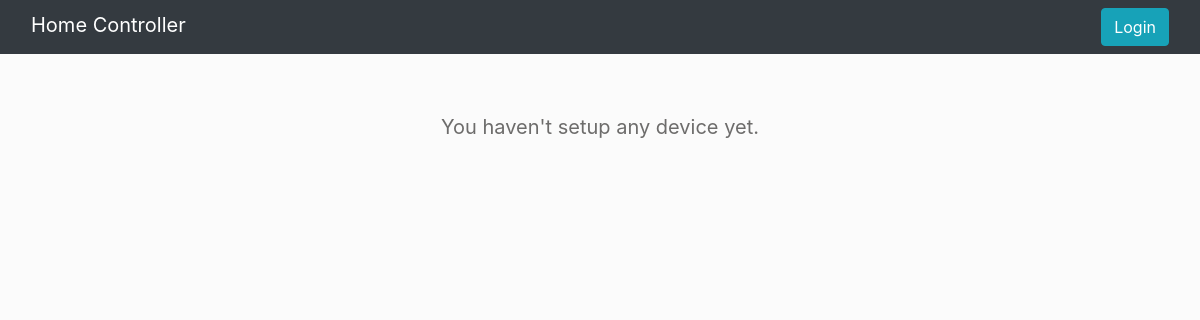
The app's page /, older data.
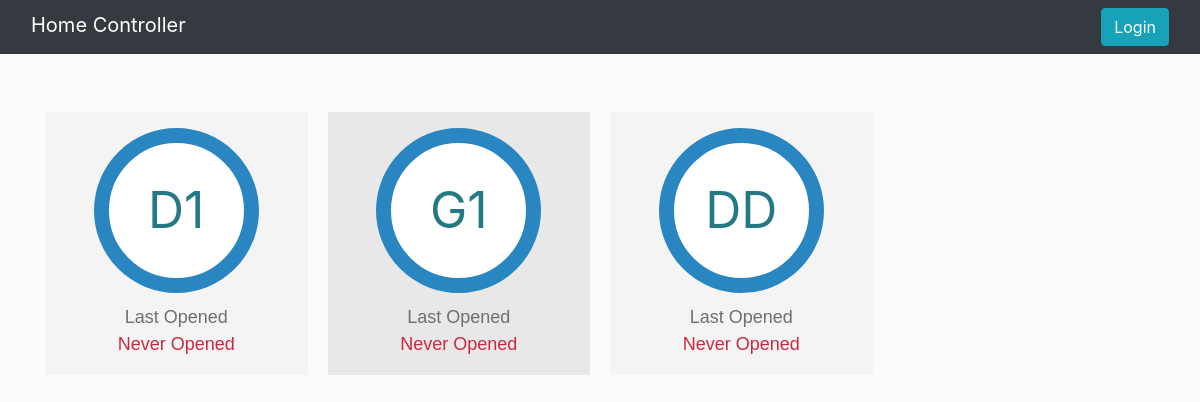
The same page, newer data.
### devices/models.py (models this page shows, shortened)
class Devices(models.Model):
    class Meta: # a class to fix plural name that shows in the admin site
        verbose_name_plural = 'Devices'
    typeChoices = (
        ('s', 'sensor'),
        ('r', 'relay'),
        )
    name = models.CharField(max_length=50)
    display_name = models.CharField(max_length=2, unique=True)
    type = models.CharField(max_length=1, choices=typeChoices)
    lastTime = models.DateTimeField(null=True, default=None)
    pin = models.CharField(max_length=2, unique=True, validators=[RegexValidator(r'^\d{1,10}$')])
    pinTime = models.CharField(max_length = 1, validators=[RegexValidator(r'^\d{1,10}$')])

### IoT_Server/views.py (the view)
# urls.py: path('', views.index, name='home'),
def index(request):
    devices = Devices.objects.all()
    utc = pytz.UTC
    today = datetime.datetime.now().replace(hour=0, minute=0,
                                            second=0, microsecond=0)
    today = utc.localize(today)
    yesterday = today - datetime.timedelta(days=1)
    return render(request, 'index.html', {'devices': devices, 'today': today, 'yesterday': yesterday})

### templates/index.html (shortened to what this page needs)
{% extends 'base_layout.html' %}
{% block main-content %}
	{% if devices.count == 0 %}
		<div class="col-12">
			<p class="noDevices">You haven't setup any device yet.</p>
		</div>
	{% else %}
		{% for device in devices %}
		<article class="col-6 col-md-4 col-xl-3">
          <div class="square">
            <div class="fullcontent">
              <div class="row w-75 h-100 mx-auto">
                <div class="col-sm-12 h-75 p-3">
                  <div id="device1" class="circlebtn" onclick="openDoor('{{ device.id }}', '{{ device.name }}')">
                    <div class="row align-items-center h-100">
                      <div class="activityNumber my-auto">{{ device.display_name }}</div>
                    </div>
                  </div>
                </div>
                <div class="deviceActivityContainer col-sm-12 h-25">
                  <div class="deviceActivity">
                    <span class="activityLabel">Last Opened </span>
                    <span class="activityTime">
                    	{% if device.lastTime == None %}
                    		Never Opened
                    	{% endif %}
                    </span>
                  </div>
                </div>
              </div>
            </div>
          </div>
        </article>
	{% endfor %}
	{% endif %}
{% endblock %}

### templates/base_layout.html (shortened to what this page needs)
{% load static from staticfiles %}
<!DOCTYPE html>
<html lang="en" dir="ltr">
  <head>
    <link rel="stylesheet" href="https://maxcdn.bootstrapcdn.com/bootstrap/4.0.0/css/bootstrap.min.css">
    <link rel="stylesheet" href="{% static 'css/styles.css' %}">
  </head>
  <body>
    <header id="navbar" class="navbar navbar-expand-md navbar-dark bg-dark mb-5">
      <div class="container-fluid">
        <a class="navbar-brand pt-0" href="{% url 'home' %}">Home Controller</a>
        <ul class="navbar-nav ml-auto">
          <li class="nav-item"><button type="button" class="btn btn-info" onclick="">Login</button></li>
        </ul>
      </div>
    </header>
    <div class="container">
      <div class="row small-gutters">
        {% block main-content %}
        {% endblock %}
      </div>
    </div>
  </body>
</html>

### assets/css/styles.css (style rules this page uses)
html { font-family: sans-serif; background-color: #fbfbfb; }
body { background-color: #fbfbfb; }
.row.small-gutters { margin-right: -10px; margin-left: -10px; }
.row.small-gutters > [class^="col-"], .row.small-gutters > [class*=" col-"] { padding-right: 10px; padding-left: 10px; padding-top: 10px; padding-bottom: 10px; }
.row.small-gutters > [class^="col-"]:nth-child(odd) .square, .row.small-gutters > [class*=" col-"]:nth-child(odd) .square { background-color: #f4f4f4; }
.row.small-gutters > [class^="col-"]:nth-child(even) .square, .row.small-gutters > [class*=" col-"]:nth-child(even) .square { background-color: #e8e8e8; }
.square { box-sizing: border-box; padding-bottom: 100%; }
.fullcontent { padding: 10px; width: 100%; height: 100%; position: absolute; top: 0; left: 0; }
.circlebtn { width: 100%; height: 100%; background-color: #ffffff; border-style: solid; border-color: #2a86c1; border-radius: 100%; border-width: 15px; cursor: pointer; }
.deviceActivityContainer { position: relative; }
.deviceActivity { position: absolute; width: 100%; left: 0; bottom: 25%; margin: 0; text-align: center; font-family: sans-serif; color: #6f6f6f; font-size: 14px; }
@media (min-width: 576px) { .deviceActivity { font-size: 16px; } }
@media (min-width: 768px) { .deviceActivity { font-size: 14px; } }
@media (min-width: 992px) { .deviceActivity { font-size: 18px; } }
.activityLabel { display: block; }
.activityTime { color: #c92a41; }
.activityNumber { width: 100%; text-align: center; vertical-align: top; font-size: 40px; color: #257985; line-height: 0; }
@media (min-width: 576px) { .activityNumber { font-size: 50px; } }

Row changes from the older to the newer data that the page shows:
added Devices: display_name "D1", lastTime "Never Opened"
added Devices: display_name "G1", lastTime "Never Opened"
added Devices: display_name "DD", lastTime "Never Opened"
Text that changed along with them:
text no longer shown: "You haven't setup any device yet."
